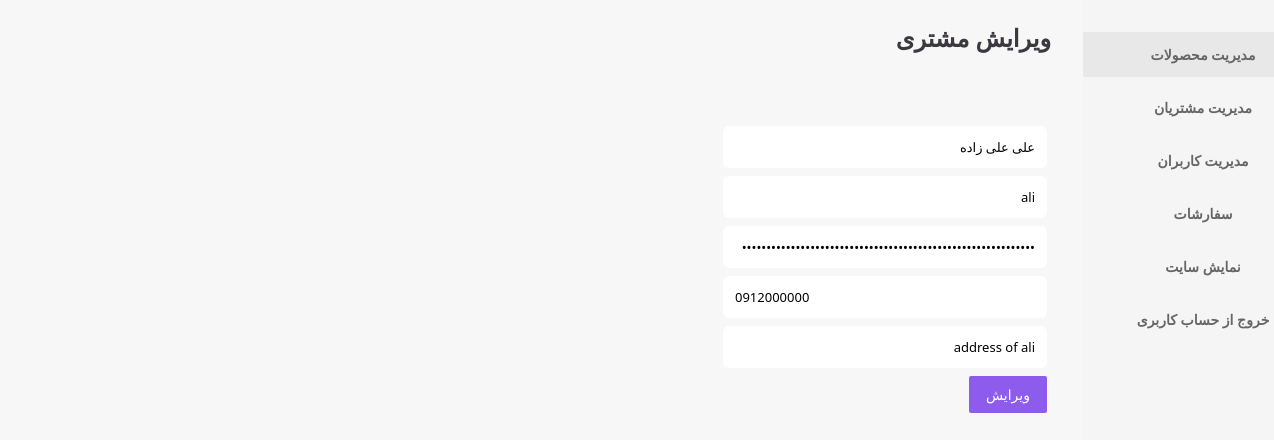
/admin/edit-customer.php?section=0&cid=12 (signed in), run on the app's committed database.
### tables this page shows
CREATE TABLE `customers` (
  `customer_id` int(11) NOT NULL,
  `full_name` varchar(55) NOT NULL,
  `username` varchar(50) NOT NULL,
  `password` varchar(255) NOT NULL,
  `phone` varchar(20) NOT NULL,
  `address` varchar(255) NOT NULL
);

### core/connection-manager.php (called while the page is built, shortened)
<?php
    class ConnectionManager {
        private $connection;
        public function __construct() {
            $this->connection = new mysqli(self::HOST, self::USERNAME, self::PASSWORD, self::DATABASE);
            $this->connection->set_charset("utf8");
        }
        public function getConnection() {
            return $this->connection;
        }
    }
?>

### core/customer-manager.php (called while the page is built, shortened)
<?php
    require_once("connection-manager.php");
    class CustomerManager {
        protected $tableName = "customers";
        public function getById($customerId) {
            $query =
                "SELECT * FROM $this->tableName WHERE customer_id = $customerId";
            $connectionManager = new ConnectionManager();
            $result = mysqli_query($connectionManager->getConnection(), $query);
            $row = $result->fetch_assoc();
            $customer = new Customer();
            $customer->customerId = $row['customer_id'];
            $customer->fullName = $row['full_name'];
            $customer->username = $row['username'];
            $customer->password = $row['password'];
            $customer->phone = $row['phone'];
            $customer->address = $row['address'];
            return $customer;
        }
    }
?>

### admin/edit-customer.php (the view, shortened to what this page needs)
<?php
    require_once("../core/customer-manager.php");
    require_once("header.php");
    $actionMessages = ALT_255;
    $customerManager = new CustomerManager();
    $customerId = 0;
    if (isset($_GET["cid"]))
        $customerId = intval($_GET["cid"]);
    $customerInfo = $customerManager->getById($customerId);
    $fullName = $customerInfo->fullName;
    $username = $customerInfo->username;
    $password = $customerInfo->password;
    $phone = $customerInfo->phone;
    $address = $customerInfo->address;
?>
<section class="add-new-user">
<h1><?php echo EDIT_CUSTOMER; ?></h1>
    <section class="message">
        <p><?php echo $actionMessages ?></p>
    </section>
    <form action="<?php echo $_SERVER['REQUEST_URI']; ?>" method="POST" class="add-form">
            <div class="username-field">
                <input type="text" class="text-box" name="full-name" placeholder="<?php echo FULL_NAME; ?>" value="<?php echo $fullName; ?>">
            </div>
            <div class="username-field">
                <input type="text" class="text-box" name="username" placeholder="<?php echo USERNAME; ?>" value="<?php echo $username; ?>">
            </div>
            <div class="password-field">
                <input type="password" class="text-box" name="password" placeholder="<?php echo PASSWORD; ?>" value="<?php echo $password; ?>">
            </div>
            <div class="phone-field">
                <input type="tel" class="text-box" name="phone" placeholder="<?php echo PHONE; ?>" value="<?php echo $phone; ?>">
            </div>
            <div class="address-field">
                <input type="text" class="text-box" name="address" placeholder="<?php echo ADDRESS; ?>" value="<?php echo $address; ?>">
            </div>
            <div class="buttons">
                <button class="primary-button" type="submit" name="submit"><?php echo EDIT; ?></button>
            </div>
    </form>
</section>

### admin/css/styles.css (style rules this page uses)
* { font-family: 'Segoe UI', Tahoma, Geneva, Verdana, sans-serif; }
html, body { direction: rtl; margin: 0px; padding: 0px; background: #f7f7f7; }
h1, h2, h3, h4, h5, h6, p, span, label { color: rgb(59, 57, 63) !important; }
p { line-height: 2em; }
button { cursor: pointer; font-size: 14px; }
.primary-button { cursor: pointer; padding: 8px 16px; border-radius: 2px; border: 1px solid transparent; background: #8D5CEC; color: white; margin: 4px; }
.text-box { background: #f5f5f5; padding: 12px; margin: 4px; border: none; font-size: 13px; border-radius: 6px; }
.add-new-user { padding-left: 32px; padding-right: 32px; padding-bottom: 32px; padding-top: 1px; width: 80%; margin: auto; float: none; margin-right: 240px; }
.add-new-user .text-box { background: #fff; width: 300px; }

### data on the page
customers: full-name "علی علی زاده", username "ali", phone "0912000000", address "address of ali"

### other printed values
MANAGE_PRODUCTS "مدیریت محصولات"
MANAGE_CUSTOMERS "مدیریت مشتریان"
MANAGE_USERS "مدیریت کاربران"
ORDERS "سفارشات"
SHOW_SITE "نمایش سایت"
LOGOUT "خروج از حساب کاربری"
EDIT_CUSTOMER "ویرایش مشتری"
